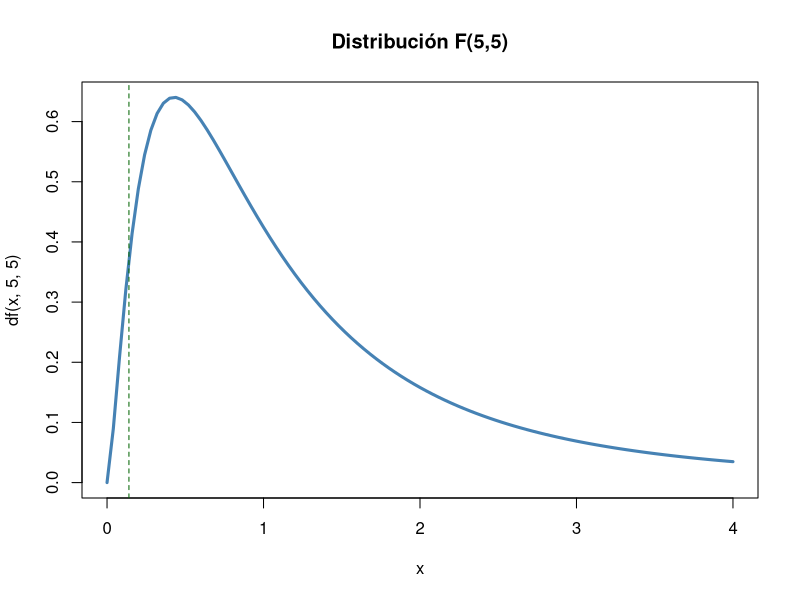
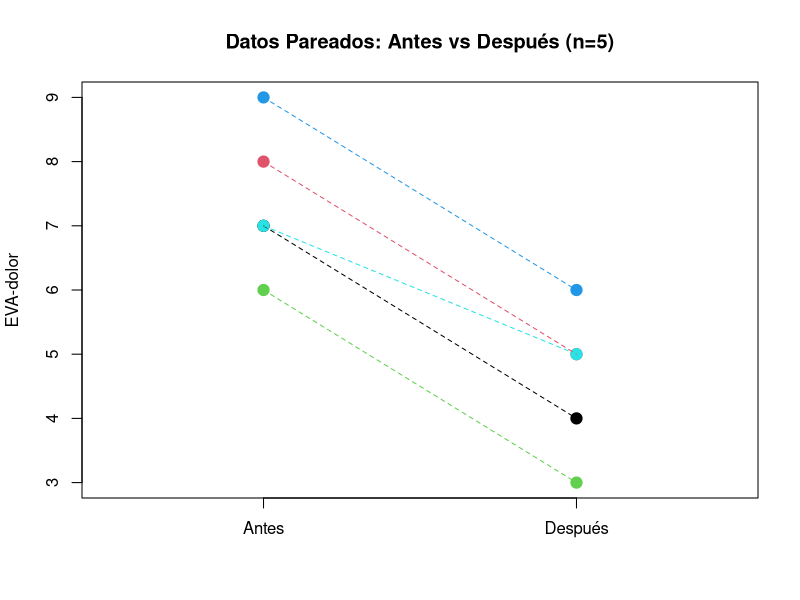
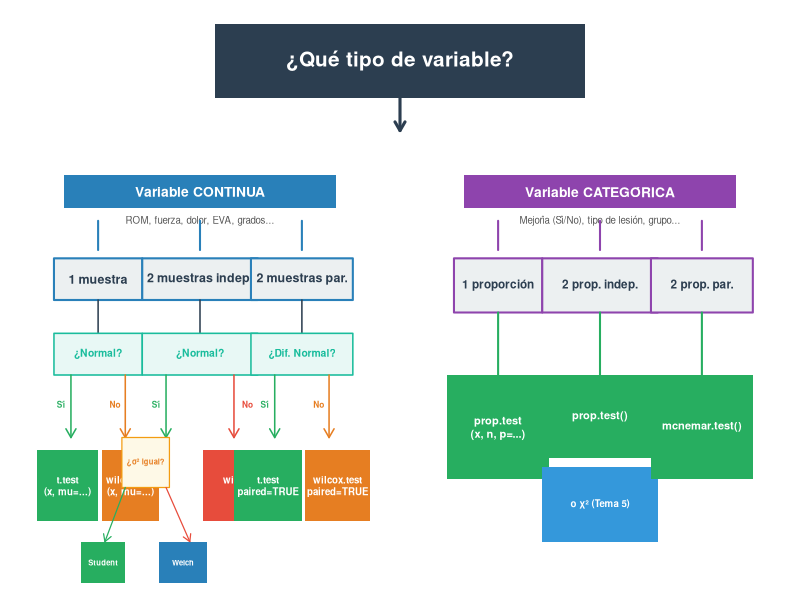
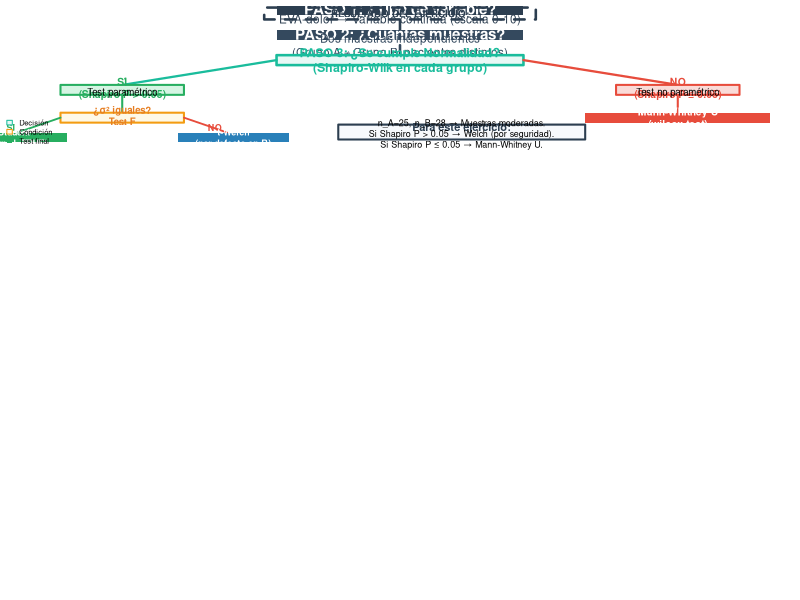

The R source for these figures, in order:
## ---- chunk 1
g1<-c(125,132,128,135,130,126); g2<-c(140,148,142,155,138,150,145)
t.test(g1, g2)                     # Welch (recomendado — por defecto en R)
t.test(g1, g2, var.equal = TRUE)   # Student (solo si σ₁² = σ₂²)
## ---- chunk 2
var.test(g1, g2)
# P > 0.05 → varianzas iguales → Student
# P ≤ 0.05 → varianzas distintas → Welch
## ---- chunk 3
#| fig-height: 4.5
curve(df(x,5,5), 0, 4, lwd=3, col="steelblue", main="Distribución F(5,5)")
abline(v=c(qf(0.025,5,5), qf(0.975,5,5)), col="darkgreen", lty=2)
## ---- chunk 4
x1<-30; n1<-50; x2<-18; n2<-50
p_pool<-(x1+x2)/(n1+n2)
z<-(x1/n1-x2/n2)/sqrt(p_pool*(1-p_pool)*(1/n1+1/n2))
cat("z =", round(z,3), "P =", round(2*pnorm(-abs(z)),4),
    "\nDiferencia significativa: A > B (P = 0.016)")
## ---- chunk 5
#| fig-height: 4.5
a<-c(7,8,6,9,7); d<-c(4,5,3,6,5)
plot(rep(1:2,each=5), c(a,d), pch=19, col=rep(1:5,2), cex=1.5,
     xaxt="n", xlim=c(0.5,2.5), xlab="", ylab="EVA-dolor",
     main="Datos Pareados: Antes vs Después (n=5)")
axis(1, at=1:2, labels=c("Antes","Después"))
for(i in 1:5) lines(c(1,2), c(a[i],d[i]), col=i, lty=2)
## ---- chunk 6
a<-c(7,8,6,9,7); d<-c(4,5,3,6,5)
t.test(a, d, paired=TRUE)
# BioEstatR: testt(m = a, m1 = d, par = TRUE)
## ---- chunk 7
n12<-15; n21<-31
chi2<-(abs(n12-n21)-0.5)^2/(n12+n21)
P<-pchisq(chi2,1,lower.tail=FALSE)
cat("chi2 =", round(chi2,3), "P =", round(P,4),
    "\nTerapia B significativamente superior (P = 0.027)")
## ---- chunk 8
x <- c(122, 135, 128, 141, 131, 126, 146, 139)
theta0 <- 130
D <- x - theta0
cat("Diferencias Di:", D)
## ---- chunk 9
# Cálculo manual en R
Di <- x - theta0
absDi <- abs(Di)
rangos <- rank(absDi)
Wplus <- sum(rangos[Di > 0])
Wminus <- sum(rangos[Di < 0])
E_W <- length(x) * (length(x)+1) / 4
Var_W <- length(x) * (length(x)+1) * (2*length(x)+1) / 24
Z_manual <- (Wplus - E_W) / sqrt(Var_W)
P_manual <- 2 * pnorm(-abs(Z_manual))
cat(sprintf("W+ = %.0f | E[W+] = %.0f | Var(W+) = %.0f", Wplus, E_W, Var_W),
    sprintf("\nZ = %.3f | P = %.4f", Z_manual, P_manual),
    "\n--- Verificación con wilcox.test ---")
wt <- wilcox.test(x, mu = theta0, exact = FALSE)
cat(sprintf("V = %.0f | P = %.4f", wt$statistic, wt$p.value))
## ---- chunk 10
pre  <- c(7, 8, 6, 9, 7, 8)
post <- c(4, 5, 3, 6, 5, 4)
d <- post - pre
cat("Diferencias:", d)
## ---- chunk 11
# Verificación con R
wt_paired <- wilcox.test(post, pre, paired = TRUE, exact = FALSE)
cat(sprintf("W+ = %.1f | P = %.6f", wt_paired$statistic, wt_paired$p.value),
    "\nTodos los pacientes mejoraron → P < 0.05 (efecto significativo)")
## ---- chunk 12
# Cálculo manual en R
grupoA <- c(55, 62, 48, 70, 52)
grupoB <- c(72, 68, 75, 80, 65, 78)
todos <- c(grupoA, grupoB)
rangos <- rank(todos)
R_A <- sum(rangos[1:5])
R_B <- sum(rangos[6:11])
U_A <- R_A - 5*6/2
U_B <- R_B - 6*7/2
U <- min(U_A, U_B)
E_U <- 5*6/2
Var_U <- 5*6*12/12
Z_U <- (U - E_U) / sqrt(Var_U)
P_U <- 2 * pnorm(-abs(Z_U))
cat(sprintf("R_A=%.0f | R_B=%.0f | U_A=%.0f | U_B=%.0f | U=%.0f", R_A,R_B,U_A,U_B,U),
    sprintf("\nE[U]=%.0f | Var(U)=%.0f | Z=%.3f | P=%.4f", E_U, Var_U, Z_U, P_U),
    "\n--- Verificación con wilcox.test ---")
wt_mw <- wilcox.test(grupoA, grupoB, exact = FALSE)
cat(sprintf("W = %.0f | P = %.4f", wt_mw$statistic, wt_mw$p.value))
## ---- chunk 13
# Ejemplo signed-rank (una muestra) — datos de ROM
x <- c(122, 135, 128, 141, 131, 126, 146, 139)
cat("=== Wilcoxon signed-rank (una muestra) ===")
wilcox.test(x, mu = 130, exact = FALSE)

# Ejemplo Mann-Whitney (dos muestras independientes)
grupoA <- c(55, 62, 48, 70, 52)
grupoB <- c(72, 68, 75, 80, 65, 78)
cat("\n=== Mann-Whitney U ===")
wilcox.test(grupoA, grupoB, exact = FALSE)
## ---- chunk 14
delta<-5; s<-12; z_a<-qnorm(0.975); z_b<-qnorm(0.80)
n<-ceiling(2*(z_a+z_b)^2*s^2/delta^2)
cat("n por grupo =", n, "→ n total =", 2*n)
# BioEstatR: nm(d = 5, s = 12, potencia = 0.80)        # medias
# BioEstatR: np(x = c(30,18), n = c(50,50), d = 0.05)  # proporciones
## ---- chunk 15
delta<-5; s<-12; z_a<-qnorm(0.975); z_b<-qnorm(0.80)
n<-ceiling(2*(z_a+z_b)^2*s^2/delta^2)
cat("n =", n, "por grupo (total =", 2*n, ")")
## ---- chunk 16
# Simulamos datos con las estadísticas dadas
set.seed(42)
jovenes <- rnorm(20, 450, 89)
ancianos <- rnorm(16, 380, 96)
var.test(jovenes, ancianos)
## ---- chunk 17
# Student (varianzas iguales)
t.test(jovenes, ancianos, var.equal = TRUE)
# Welch (por seguridad, siempre recomendado)
t.test(jovenes, ancianos)
## ---- chunk 18
x1 <- 450; x2 <- 380; s1 <- 89; s2 <- 96; n1 <- 20; n2 <- 16
sp <- sqrt(((n1-1)*s1^2 + (n2-1)*s2^2) / (n1+n2-2))
dc <- (x1 - x2) / sp
t_val <- (x1 - x2) / (sp * sqrt(1/n1 + 1/n2))
omega2 <- (t_val^2 - 1) / (t_val^2 + n1 + n2 - 1)
cat("s_p =", round(sp,1), "\nd de Cohen =", round(dc,2),
    "→", ifelse(abs(dc)>=0.8,"GRANDE",ifelse(abs(dc)>=0.5,"MEDIANO","PEQUEÑO")),
    "\nOmega² =", round(omega2,3), "→", round(omega2*100,1), "% varianza explicada")
## ---- chunk 19
#| fig-height: 7.5
par(mar = c(2, 1, 3, 1), bg = "white")
layout(matrix(c(1,1,2,3), 2, 2, byrow = TRUE), heights = c(1, 3))

# ── PANEL SUPERIOR: Pregunta raíz ──
par(mar = c(0, 0, 0, 0))
plot(NA, xlim = c(0, 10), ylim = c(0, 1.5), axes = FALSE, xlab = "", ylab = "")
rect(2.5, 0.5, 7.5, 1.3, col = "#2c3e50", border = NA, lwd = 0)
text(5, 0.9, "¿Qué tipo de variable?", font = 2, cex = 1.5, col = "white")
arrows(5, 0.5, 5, 0.15, lwd = 3, col = "#2c3e50", length = 0.1)

# ── PANEL IZQUIERDO: Variables Continuas ──
par(mar = c(0, 1, 0, 1))
plot(NA, xlim = c(0, 10), ylim = c(0, 10), axes = FALSE, xlab = "", ylab = "")
# Title
rect(1, 9, 9, 9.8, col = "#2980b9", border = NA)
text(5, 9.4, "Variable CONTINUA", font = 2, cex = 1, col = "white")
text(5, 8.7, "ROM, fuerza, dolor, EVA, grados...", cex = 0.7, col = "#555")

# 3 columns
col_x <- c(2, 5, 8)  # centers of 3 columns

for (i in 1:3) {
  # Arrow from title to column
  segments(col_x[i], 8.7, col_x[i], 8, lwd = 2, col = "#2980b9")
  arrows(col_x[i], 8, col_x[i], 7.85, lwd = 0, col = "#2980b9", length = 0.08)
}

# Column 1: 1 muestra
rect(col_x[1]-1.3, 6.8, col_x[1]+1.3, 7.8, col = "#ecf0f1", border = "#2980b9", lwd = 2)
text(col_x[1], 7.3, "1 muestra", font = 2, cex = 0.9, col = "#2c3e50")
# Arrow down
segments(col_x[1], 6.8, col_x[1], 6, lwd = 1.5, col = "#2c3e50")
# Condition: ¿Normal?
rect(col_x[1]-1.3, 5, col_x[1]+1.3, 6, col = "#e8f8f5", border = "#1abc9c", lwd = 1.5)
text(col_x[1], 5.5, "¿Normal?", font = 2, cex = 0.75, col = "#1abc9c")
# Branches Sí/No
arrows(col_x[1]-0.8, 5, col_x[1]-0.8, 3.5, lwd = 1.5, col = "#27ae60", length = 0.1)
arrows(col_x[1]+0.8, 5, col_x[1]+0.8, 3.5, lwd = 1.5, col = "#e67e22", length = 0.1)
text(col_x[1]-1.1, 4.3, "Sí", cex = 0.6, col = "#27ae60", font = 2)
text(col_x[1]+0.5, 4.3, "No", cex = 0.6, col = "#e67e22", font = 2)
# Test boxes
rect(col_x[1]-1.8, 1.5, col_x[1], 3.2, col = "#27ae60", border = NA)
text(col_x[1]-0.9, 2.35, "t.test\n(x, mu=...)", font = 2, cex = 0.7, col = "white")
rect(col_x[1]+0.1, 1.5, col_x[1]+1.8, 3.2, col = "#e67e22", border = NA)
text(col_x[1]+0.95, 2.35, "wilcox.test\n(x, mu=...)", font = 2, cex = 0.7, col = "white")

# Column 2: 2 muestras independientes
rect(col_x[2]-1.7, 6.8, col_x[2]+1.7, 7.8, col = "#ecf0f1", border = "#2980b9", lwd = 2)
text(col_x[2], 7.3, "2 muestras indep.", font = 2, cex = 0.9, col = "#2c3e50")
segments(col_x[2], 6.8, col_x[2], 6, lwd = 1.5, col = "#2c3e50")
rect(col_x[2]-1.7, 5, col_x[2]+1.7, 6, col = "#e8f8f5", border = "#1abc9c", lwd = 1.5)
text(col_x[2], 5.5, "¿Normal?", font = 2, cex = 0.75, col = "#1abc9c")
# Sí branch → ¿varianzas?
arrows(col_x[2]-1, 5, col_x[2]-1, 3.5, lwd = 1.5, col = "#27ae60", length = 0.1)
text(col_x[2]-1.3, 4.3, "Sí", cex = 0.6, col = "#27ae60", font = 2)
rect(col_x[2]-2.3, 2.3, col_x[2]-0.9, 3.5, col = "#fef9e7", border = "#f39c12", lwd = 1.2)
text(col_x[2]-1.6, 2.9, "¿σ² igual?", font = 2, cex = 0.55, col = "#e67e22")
arrows(col_x[2]-2.2, 2.3, col_x[2]-2.8, 1, lwd = 1.2, col = "#27ae60", length = 0.08)
arrows(col_x[2]-1, 2.3, col_x[2]-0.3, 1, lwd = 1.2, col = "#e74c3c", length = 0.08)
rect(col_x[2]-3.5, 0, col_x[2]-2.2, 1, col = "#27ae60", border = NA)
text(col_x[2]-2.85, 0.5, "Student", font = 2, cex = 0.55, col = "white")
rect(col_x[2]-1.2, 0, col_x[2]+0.2, 1, col = "#2980b9", border = NA)
text(col_x[2]-0.5, 0.5, "Welch", font = 2, cex = 0.55, col = "white")
# No branch → Mann-Whitney
arrows(col_x[2]+1, 5, col_x[2]+1, 3.5, lwd = 1.5, col = "#e74c3c", length = 0.1)
text(col_x[2]+1.4, 4.3, "No", cex = 0.6, col = "#e74c3c", font = 2)
rect(col_x[2]+0.1, 1.5, col_x[2]+2.7, 3.2, col = "#e74c3c", border = NA)
text(col_x[2]+1.4, 2.35, "wilcox.test\n(x, y)", font = 2, cex = 0.7, col = "white")

# Column 3: 2 muestras pareadas
rect(col_x[3]-1.5, 6.8, col_x[3]+1.5, 7.8, col = "#ecf0f1", border = "#2980b9", lwd = 2)
text(col_x[3], 7.3, "2 muestras par.", font = 2, cex = 0.9, col = "#2c3e50")
segments(col_x[3], 6.8, col_x[3], 6, lwd = 1.5, col = "#2c3e50")
rect(col_x[3]-1.5, 5, col_x[3]+1.5, 6, col = "#e8f8f5", border = "#1abc9c", lwd = 1.5)
text(col_x[3], 5.5, "¿Dif. Normal?", font = 2, cex = 0.75, col = "#1abc9c")
arrows(col_x[3]-0.8, 5, col_x[3]-0.8, 3.5, lwd = 1.5, col = "#27ae60", length = 0.1)
arrows(col_x[3]+0.8, 5, col_x[3]+0.8, 3.5, lwd = 1.5, col = "#e67e22", length = 0.1)
text(col_x[3]-1.1, 4.3, "Sí", cex = 0.6, col = "#27ae60", font = 2)
text(col_x[3]+0.5, 4.3, "No", cex = 0.6, col = "#e67e22", font = 2)
rect(col_x[3]-2, 1.5, col_x[3], 3.2, col = "#27ae60", border = NA)
text(col_x[3]-1, 2.35, "t.test\npaired=TRUE", font = 2, cex = 0.7, col = "white")
rect(col_x[3]+0.1, 1.5, col_x[3]+2, 3.2, col = "#e67e22", border = NA)
text(col_x[3]+1.05, 2.35, "wilcox.test\npaired=TRUE", font = 2, cex = 0.7, col = "white")

# ── PANEL DERECHO: Variables Categóricas ──
par(mar = c(0, 1, 0, 1))
plot(NA, xlim = c(0, 10), ylim = c(0, 10), axes = FALSE, xlab = "", ylab = "")
# Title
rect(1, 9, 9, 9.8, col = "#8e44ad", border = NA)
text(5, 9.4, "Variable CATEGÓRICA", font = 2, cex = 1, col = "white")
text(5, 8.7, "Mejoría (Sí/No), tipo de lesión, grupo...", cex = 0.7, col = "#555")

# 3 columns
for (i in 1:3) {
  segments(col_x[i], 8.7, col_x[i], 8, lwd = 2, col = "#8e44ad")
  arrows(col_x[i], 8, col_x[i], 7.85, lwd = 0, col = "#8e44ad", length = 0.08)
}

# Column 1: 1 proporción
rect(col_x[1]-1.3, 6.5, col_x[1]+1.3, 7.8, col = "#ecf0f1", border = "#8e44ad", lwd = 2)
text(col_x[1], 7.15, "1 proporción", font = 2, cex = 0.85, col = "#2c3e50")
segments(col_x[1], 6.5, col_x[1], 5, lwd = 2, col = "#27ae60")
rect(col_x[1]-1.5, 2.5, col_x[1]+1.5, 5, col = "#27ae60", border = NA)
text(col_x[1], 3.75, "prop.test\n(x, n, p=...)", font = 2, cex = 0.8, col = "white")

# Column 2: 2 proporciones independientes
rect(col_x[2]-1.7, 6.5, col_x[2]+1.7, 7.8, col = "#ecf0f1", border = "#8e44ad", lwd = 2)
text(col_x[2], 7.15, "2 prop. indep.", font = 2, cex = 0.85, col = "#2c3e50")
segments(col_x[2], 6.5, col_x[2], 5, lwd = 2, col = "#27ae60")
rect(col_x[2]-1.7, 3, col_x[2]+1.7, 5, col = "#27ae60", border = NA)
text(col_x[2], 4, "prop.test()", font = 2, cex = 0.8, col = "white")
rect(col_x[2]-1.7, 1, col_x[2]+1.7, 2.8, col = "#3498db", border = NA)
text(col_x[2], 1.9, "o χ² (Tema 5)", font = 2, cex = 0.7, col = "white")

# Column 3: 2 proporciones pareadas
rect(col_x[3]-1.5, 6.5, col_x[3]+1.5, 7.8, col = "#ecf0f1", border = "#8e44ad", lwd = 2)
text(col_x[3], 7.15, "2 prop. par.", font = 2, cex = 0.85, col = "#2c3e50")
segments(col_x[3], 6.5, col_x[3], 5, lwd = 2, col = "#27ae60")
rect(col_x[3]-1.5, 2.5, col_x[3]+1.5, 5, col = "#27ae60", border = NA)
text(col_x[3], 3.75, "mcnemar.test()", font = 2, cex = 0.8, col = "white")
## ---- chunk 20
#| fig-height: 6.5
par(mar = c(0, 0, 0, 0))
plot(NA, xlim = c(0, 12), ylim = c(0, 14), axes = FALSE, xlab = "", ylab = "")

# ── Paso 1 ──
rect(4, 13, 8, 14, col = "#2c3e50", border = NA, lwd = 0)
text(6, 13.5, "PASO 1: ¿Tipo de variable?", font = 2, cex = 1.1, col = "white")
text(6, 12.5, "EVA-dolor → Variable continua (escala 0-10)", cex = 0.85, col = "#2c3e50")
segments(6, 12.5, 6, 11.5, lwd = 2.5, col = "#2c3e50")

# ── Paso 2 ──
rect(4, 10.5, 8, 11.5, col = "#34495e", border = NA)
text(6, 11, "PASO 2: ¿Cuántas muestras?", font = 2, cex = 1.1, col = "white")
text(6, 10, "Dos muestras independientes\n(Grupo A ≠ Grupo B, pacientes distintos)", cex = 0.85, col = "#34495e")
segments(6, 10, 6, 9, lwd = 2.5, col = "#34495e")

# ── Paso 3 ── Decisión: ¿Normalidad?
rect(4, 8, 8, 9, col = "#e8f8f5", border = "#1abc9c", lwd = 2.5)
text(6, 8.5, "PASO 3: ¿Se cumple Normalidad?\n(Shapiro-Wilk en cada grupo)", font = 2, cex = 0.9, col = "#1abc9c")

# Ramas desde Paso 3
segments(4, 8.5, 1.5, 6, lwd = 2.2, col = "#1abc9c")
segments(8, 8.5, 10.5, 6, lwd = 2.2, col = "#e74c3c")

# Rama SÍ: Normalidad
rect(0.5, 5, 2.5, 6, col = "#d5f5e3", border = "#27ae60", lwd = 2)
text(1.5, 5.7, "SÍ\n(Shapiro P > 0.05)", font = 2, cex = 0.75, col = "#27ae60")
text(1.5, 5.2, "Test paramétrico", cex = 0.7)

segments(1.5, 5, 1.5, 3.2, lwd = 2, col = "#27ae60")

# Sub-rama: ¿varianzas iguales?
rect(0.5, 2.2, 2.5, 3.2, col = "#fef9e7", border = "#f39c12", lwd = 2)
text(1.5, 2.9, "¿σ² iguales?\nTest F", font = 2, cex = 0.7, col = "#e67e22")

segments(0.5, 2.7, -0.2, 1.2, lwd = 1.8, col = "#27ae60")
segments(2.5, 2.7, 3.2, 1.2, lwd = 1.8, col = "#e74c3c")

text(-0.3, 1.7, "SÍ", font = 2, cex = 0.65, col = "#27ae60")
rect(-1.2, 0.2, 0.6, 1.2, col = "#27ae60", border = NA)
text(-0.3, 0.7, "t-Student\n(var.equal=TRUE)", font = 2, cex = 0.65, col = "white")

text(3.0, 1.7, "NO", font = 2, cex = 0.65, col = "#e74c3c")
rect(2.4, 0.2, 4.2, 1.2, col = "#2980b9", border = NA)
text(3.3, 0.7, "t-Welch\n(por defecto en R)", font = 2, cex = 0.65, col = "white")

# Rama NO: No Normalidad
rect(9.5, 5, 11.5, 6, col = "#fadbd8", border = "#e74c3c", lwd = 2)
text(10.5, 5.7, "NO\n(Shapiro P ≤ 0.05)", font = 2, cex = 0.75, col = "#e74c3c")
text(10.5, 5.2, "Test no paramétrico", cex = 0.7)

segments(10.5, 5, 10.5, 3.2, lwd = 2, col = "#e74c3c")

rect(9, 2.2, 12, 3.2, col = "#e74c3c", border = NA)
text(10.5, 2.7, "Mann-Whitney U\n(wilcox.test)", font = 2, cex = 0.75, col = "white")

# ── Paso 4 ── Resultado
rect(3.8, 12.6, 8.2, 13.8, col = NA, border = "#2c3e50", lwd = 2.5, lty = 2)
text(6, 13.2, "RESULTADO DEL EJERCICIO:", cex = 0.7, font = 2, col = "#2c3e50")

# ── Resumen para este caso
rect(5, 0.5, 9, 2, col = "#f7f9fc", border = "#2c3e50", lwd = 2)
text(7, 1.6, "Para este ejercicio:", font = 2, cex = 0.8, col = "#2c3e50")
text(7, 1.1, "n_A=25, n_B=28 → Muestras moderadas.\nSi Shapiro P > 0.05 → Welch (por seguridad).\nSi Shapiro P ≤ 0.05 → Mann-Whitney U.", cex = 0.65)

# Leyenda
legend("bottomleft", c("Decisión", "Condición", "Test final"),
       fill = c("#e8f8f5", "#fef9e7", "#27ae60"),
       border = c("#1abc9c", "#f39c12", NA), cex = 0.55, bty = "n")
